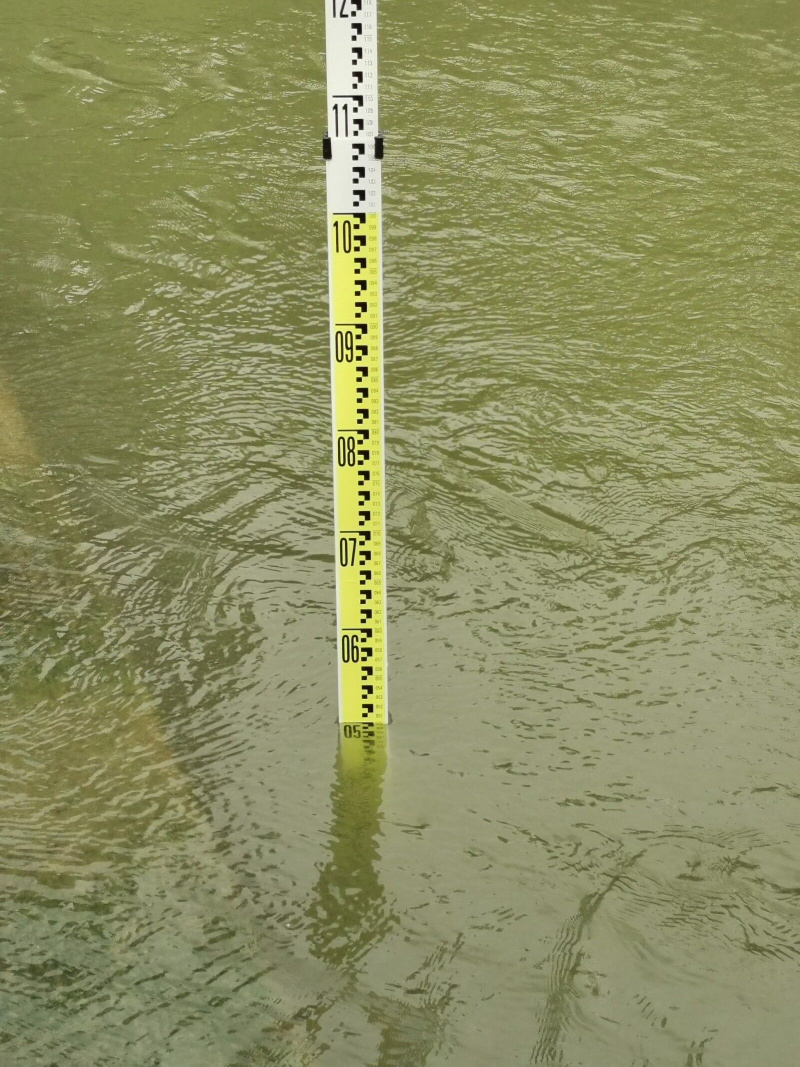
#> input picture water4.jpg, 1600 x 2133 px (shown at 1/2 size)
$ python raw.py   (older library calls are emulated)
#> lines starting #> are read from the running program, lines starting #| are printed output that depends on the picture; after the words box and inside, x2 and y2 are one past the last pixel; in counts of white or black regions, pixels touching at a corner belong together; long printed decimals are rounded
import cv2
from matplotlib import pyplot as plt
import os
import numpy as np


def cv_show(name, img):
    #
    cv2.imshow(name, img)
    cv2.waitKey()
    cv2.destroyAllWindows()


# plt显示彩色图片
def plt_show0(img):
    b, g, r = cv2.split(img)
    img = cv2.merge([r, g, b])
    plt.imshow(img)
    plt.show()


# plt显示灰度图片
def plt_show(img):
    plt.imshow(img, cmap='gray')
    plt.show()


def gray_guss(image):
    image = cv2.GaussianBlur(image, (3, 3), 0)
    gray_image = cv2.cvtColor(image, cv2.COLOR_RGB2GRAY)
    return gray_image


def plt_show(img):
    plt.imshow(img, cmap='gray')
    plt.show()


###水面识别
def cleanlines(lines):
    # 清除重复的线条
    for lineindex, line in enumerate(lines):
        if line[0] < 0:
            lines[lineindex][0] = -line[0]
            lines[lineindex][1] = line[1] - np.pi
    newlines = []
    # newlines.append(lines.pop(6))
    for line in lines:
        flag = 0
        for newline in newlines:
            if ((abs(line[0] - newline[0]) < 10) & (abs(line[1] - newline[1]) < 0.2)):
                flag = 1
        if (flag == 0):
            newlines.append(line)
    return newlines


def IntersectionPoints(lines):
    # 求出交点
    points = []
    horLine = []  # 横线
    verLine = []  # 竖线
    horLine_max = []

    for line in lines:
        if ((line[1] > (0 - 0.1)) & (line[1] < (0 + 0.1))):
            horLine_max.append(line)
        else:  # if((line[1] < (np.pi / 4.)) or (line[1] > (3. * np.pi / 4.0))):
            verLine.append(line)
    a = np.array(horLine_max)
    a = a[np.lexsort(-a.T)]
    horLine = [a[0]]  # 取rho最大的horline
    lines_temp = verLine
    newlines = []
    if len(lines_temp) > 3:  # 多于三条直线的，取 rho 值最大的三条
        for i in range(3):
            newlines.append(lines_temp[np.argmax(lines_temp, axis=0)[0]])
            lines_temp.pop(np.argmax(lines_temp, axis=0)[0])  # 删除 rho 最大的直线
        verLine = newlines
    else:
        verLine = lines_temp

    #    print('horLine_max=', horLine_max)
    #    print('horLine=', horLine)
    #    print('verLine=', verLine)
    for l1 in horLine:
        for l2 in verLine:
            a = np.array([
                [np.cos(l1[1]), np.sin(l1[1])],
                [np.cos(l2[1]), np.sin(l2[1])]
            ])
            b = np.array([l1[0], l2[0]])
            points.append(np.linalg.solve(a, b))
        return points


img = cv2.imread('water4.jpg')
#> img is the input picture: shape (2133, 1600, 3); mean B, G, R 96.8, 143.1, 140.4
width = 400
high = int(img.shape[0] * width / img.shape[1])
#> high = 533
image = cv2.resize(img, (width, high))
imgBlur = cv2.GaussianBlur(image, (9, 9), 0)
gray = cv2.cvtColor(imgBlur, cv2.COLOR_BGR2GRAY)  # 灰度化处理
Blur = gray.astype("uint8")

x = cv2.Sobel(gray, cv2.CV_16S, 1, 0)
y = cv2.Sobel(gray, cv2.CV_16S, 0, 1)
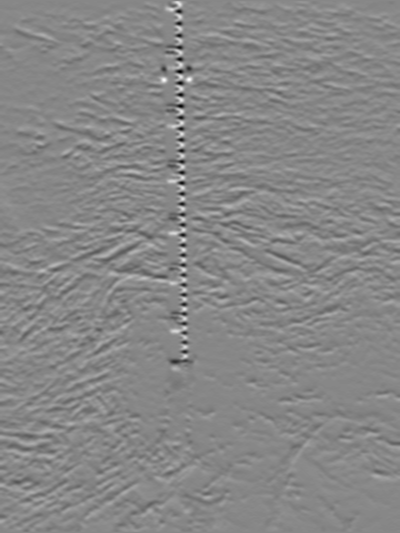
#> y: shape (533, 400) int16; min -263, max 232, mean 0; drawn with min black and max white

absX = cv2.convertScaleAbs(x)  # 转回uint8
absY = cv2.convertScaleAbs(y)

dst = cv2.addWeighted(absX, 0.5, absY, 0.5, 0)

ret, dst2 = cv2.threshold(absX, 0, 255, cv2.THRESH_BINARY + cv2.THRESH_OTSU)
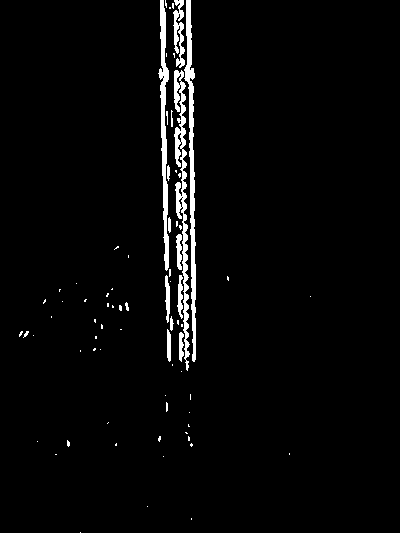
#> dst2: shape (533, 400); 3% white; 74 white regions (60 under 20 px), largest, box (x1, y1, x2, y2) and area: (174, 70, 190, 371) 1677, (184, 0, 196, 362) 1655, (158, 0, 169, 271) 1299
#> ret = 61
# cv2.imshow("dst2",dst2)

ret, dst3 = cv2.threshold(Blur, 0, 255, cv2.THRESH_BINARY + cv2.THRESH_OTSU)
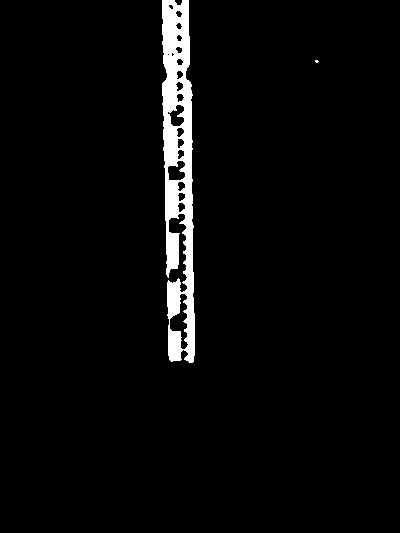
#> dst3: shape (533, 400); 3.6% white; 2 white regions (1 under 20 px), largest, box (x1, y1, x2, y2) and area: (162, 0, 195, 363) 7651
#> ret = 167
kernel1 = cv2.getStructuringElement(cv2.MORPH_RECT, (20, 14))  # 腐蚀矩阵
iFushi = cv2.morphologyEx(dst3, cv2.MORPH_DILATE, kernel1)  # 对文字腐蚀运算
#> iFushi: shape (533, 400); 8.3% white; 2 white regions, box (x1, y1, x2, y2) and area: (153, 0, 205, 370) 17350, (306, 54, 329, 70) 365
kernel2 = cv2.getStructuringElement(cv2.MORPH_RECT, (20, 30))  # 膨胀矩阵
iPengzhang = cv2.morphologyEx(iFushi, cv2.MORPH_ERODE, kernel2)  # 对背景进行膨胀运算
#> iPengzhang: shape (533, 400); 4.5% white; 1 white region, box (x1, y1, x2, y2) and area: (163, 0, 196, 356) 9598
edges = cv2.Canny(iPengzhang, 50, 100, apertureSize=3)
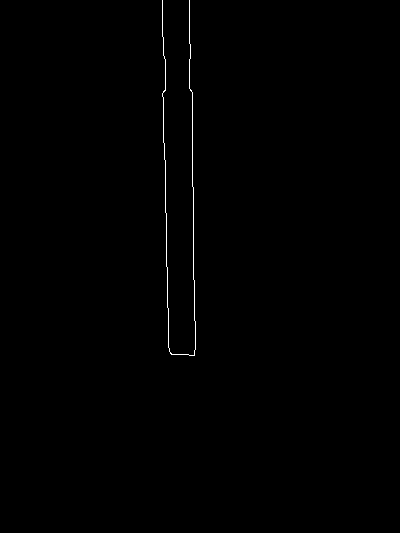
#> edges: shape (533, 400); 0.35% white in thin lines or dots, all inside (x1, y1, x2, y2) = (162, 0, 196, 356)
minLineLength = 10
maxLineGap = 5
# ρ表示从原点到直线的垂直距离，θ表示直线的垂线与横轴顺时针方向的夹角
lines = cv2.HoughLines(edges, 1, np.pi / 180, 20)  # 返回（ρ，θ）,ρ的单位是像素，θ是弧度，三轴矩阵
#> lines = 64 rows, first 8: [-189, 3.12], [-162, 3.12], [192, 0], [165, 0], [-158, 3.11], [189, 0], [-186, 3.11], [163, 0]
lines = [line[0] for line in lines.tolist()]  # 转成 list
#> lines = 64 pairs, first value -189 to 344, second value 0 to 3.12
lines = cleanlines(lines)
#> the loop in cleanlines, `for lineindex, line in enumerate(lines):` made 64 passes
#> line on passes 1 to 12: [-189, 3.12], [-162, 3.12], [192, 0], [165, 0], [-158, 3.11], [189, 0], [-186, 3.11], [163, 0], [197, 0.0175], [-183, 3.11], [-156, 3.09], [194, 0.0175]
#> after the loop in cleanlines, `for lineindex, line in enumerate(lines):`: lines = 64 pairs, first value 140 to 344, second value -0.157 to 1.62
#> the loop in cleanlines, `for line in lines:` made 64 passes
#> line on passes 1 to 12: [189, -0.0175], [162, -0.0175], [192, 0], [165, 0], [158, -0.0349], [189, 0], [186, -0.0349], [163, 0], [197, 0.0175], [183, -0.0349], [156, -0.0524], [194, 0.0175]
#> after the loop in cleanlines, `for line in lines:`: newlines = [[189, -0.0175], [162, -0.0175], [172, 0.0175], [151, -0.0524], [199, 0.0175], [212, 0.0524], [140, -0.0873], [344, 1.62]]
#> lines has the same summary as newlines in cleanlines
points = IntersectionPoints(lines)  # 找到交点，求平均值
#> the loop in IntersectionPoints, `for line in lines:` made 8 passes
#> after the loop in IntersectionPoints, `for line in lines:`: horLine_max = [[189, -0.0175], [162, -0.0175], [172, 0.0175], [151, -0.0524], [199, 0.0175], [212, 0.0524], [140, -0.0873]]; verLine = [[344, 1.62]]
#> in IntersectionPoints, `a = np.array(horLine_max)`: a has the same summary as horLine_max
#> in IntersectionPoints, `a = a[np.lexsort(-a.T)]`: a = [[212, 0.0524], [199, 0.0175], [172, 0.0175], [189, -0.0175], [162, -0.0175], [151, -0.0524], [140, -0.0873]]
#> in IntersectionPoints, `horLine = [a[0]]`: horLine = [[212, 0.0524]]
#> in IntersectionPoints, `lines_temp = verLine`: lines_temp = [[344, 1.62]]
#> the loop in IntersectionPoints, `for l1 in horLine:` made 1 pass
#> after the loop in IntersectionPoints, `for l1 in horLine:`: points = [[193.7, 354.6]]
#> points = [[193.7, 354.6]]
# print('points=',points)

for line in lines:
    rho, theta = line
    # print("rho,theta=", rho, theta)
    a = np.cos(theta)
    b = np.sin(theta)
    x0 = a * rho
    y0 = b * rho
    x1 = int(x0 + 2000 * (-b))
    y1 = int(y0 + 2000 * (a))
    x2 = int(x0 - 2000 * (-b))
    y2 = int(y0 - 2000 * (a))
    # print((x1,y1),(x2,y2))
    cv2.line(edges, (x1, y1), (x2, y2), (255, 0, 0), 1)  # green，画出霍夫变换检测出来的直线
#> this loop made 8 passes
#> (rho, theta, a, b, x0, y0, x1, y1) on passes 1 to 8: (189, -0.0175, 1, -0.0175, 189, -3.3, 223, 1996), (162, -0.0175, 1, -0.0175, 162, -2.83, 196, 1996), (172, 0.0175, 1, 0.0175, 172, 3, 137, 2002), (151, -0.0524, 0.999, -0.0523, 150.8, -7.9, 255, 1989), (199, 0.0175, 1, 0.0175, 199, 3.47, 164, 2003), (212, 0.0524, 0.999, 0.0523, 211.7, 11.1, 107, 2008), (140, -0.0873, 0.996, -0.0872, 139.5, -12.2, 313, 1980), (344, 1.62, -0.0523, 0.999, -18, 343.5, -2015, 238)
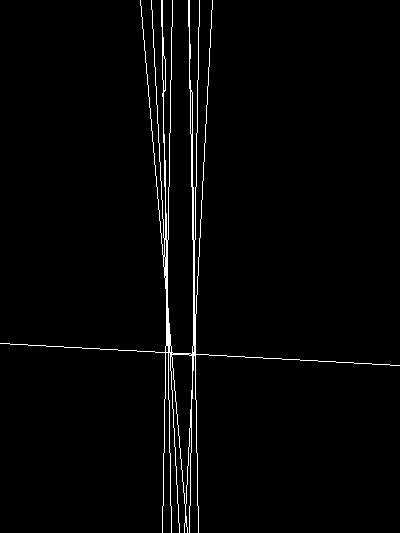
#> edges: shape (533, 400); 2.1% white in thin lines or dots

midx = np.mean([point[0] for point in points])
#> midx = 193.7
midy = np.mean([point[1] for point in points])
#> midy = 354.6
print('midx={},midy={}'.format(midx, midy))
#| midx=193.706,midy=354.624
cv2.circle(edges, (int(midx), int(midy)), 3, (255,0,0))
#> edges: shape (533, 400); 2.1% white in thin lines or dots
###


origin_image = cv2.imread('water4.jpg', 1)
height, width, channel = origin_image.shape
#> height = 2133; width = 1600; channel = 3
water = int(midy * height / high)
#> water = 1419
# print(water)
image1 = origin_image[0:height, 660:720]
# plt_show0(image1)
# 灰度处理
gray_image = cv2.cvtColor(image1, cv2.COLOR_RGB2GRAY)

# 自适应阈值处理
ret, image = cv2.threshold(gray_image, 0, 255, cv2.THRESH_OTSU)
#> ret = 153
# plt_show(image)

contours, hierarchy = cv2.findContours(image, cv2.RETR_EXTERNAL, cv2.CHAIN_APPROX_SIMPLE)
#> contours = 84 contours, 83 with area under 20; largest, box (x1, y1, x2, y2) and area: (0, 0, 60, 1476) 73373

# 水面分割
imgInfo1 = image1.shape
#> imgInfo1 = (2133, 60, 3)
height, width, channel = image1.shape
#> width = 60
# ruler_dst = image1[int(midy*height/high)-200:int(midy*height/high), 0:width]
ruler_dst = image1[int(water - 200):int(water), 0:width]
plt_show0(ruler_dst)

# 水尺图像二值化处理
image3 = cv2.GaussianBlur(ruler_dst, (3, 3), 0)
gray_image = cv2.cvtColor(image3, cv2.COLOR_RGB2GRAY)
# 线性灰度变换
ret, image4 = cv2.threshold(gray_image, 0, 255, cv2.THRESH_OTSU)
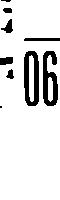
#> image4: shape (200, 60); 88% white; 9 black regions (2 under 20 px), largest, box (x1, y1, x2, y2) and area: (24, 51, 39, 106) 541, (43, 51, 58, 106) 514, (24, 38, 60, 41) 107
#> ret = 123
plt_show(image4)

# 黑底白字转为白底黑字
area_white = 0
area_black = 0
height, width = image4.shape
#> height = 200
for i in range(height):
    for j in range(width):
        if image4[i, j] == 255:
            area_white += 1
        else:
            area_black += 1
#> after the loop, area_black = 1444; area_white = 10556
if area_white > area_black:
    ret, image4 = cv2.threshold(gray_image, 0, 255, cv2.THRESH_OTSU | cv2.THRESH_BINARY_INV)
#> image4: shape (200, 60); 12% white; 9 white regions (2 under 20 px)
    plt_show(image4)

kernel = cv2.getStructuringElement(cv2.MORPH_RECT, (1, 1))
#> kernel = [1]
image5 = cv2.erode(image4, kernel)

# 数字轮廓检测
contours, hierarchy = cv2.findContours(image5, cv2.RETR_EXTERNAL, cv2.CHAIN_APPROX_SIMPLE)
#> contours = 9 contours, 2 with area under 20; largest, box (x1, y1, x2, y2) and area: (24, 51, 39, 106) 701, (43, 51, 58, 106) 550, (0, 57, 13, 65) 72, (24, 38, 60, 41) 70, (1, 19, 13, 33) 66, (6, 69, 14, 79) 36, (3, 8, 12, 13) 29
image6 = ruler_dst.copy()
cv2.drawContours(image6, contours, -1, (0, 255, 0), 1)
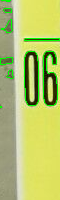
#> image6: shape (200, 60, 3); mean of channels 0, 1, 2 108.5, 197, 183.4; drawn as B, G, R
# plt_show0(image6)

# 数字提取
words = []
for item in contours:
    # cv2.boundingRect用一个最小的矩形，把找到的形状包起来
    word = []
    word_images = []
    rect = cv2.boundingRect(item)
    x = rect[0]
    y = rect[1]
    weight = rect[2]
    height = rect[3]
    word.append(x)
    word.append(y)
    word.append(weight)
    word.append(height)
    words.append(word)
#> this loop made 9 passes
#> (x, y, weight, height) on passes 2 to 9: (6, 69, 8, 10), (0, 57, 13, 8), (43, 51, 15, 55), (24, 51, 15, 55), (24, 38, 36, 3), (1, 19, 12, 14), (3, 8, 9, 5), (1, 0, 10, 2)
#> (item, x, y, weight, height) on pass 1: ([[0, 106], [0, 107], [1, 107], [1, 106]], 0, 106, 2, 2)
#> after the loop, words = [[0, 106, 2, 2], [6, 69, 8, 10], [0, 57, 13, 8], [43, 51, 15, 55], [24, 51, 15, 55], [24, 38, 36, 3], [1, 19, 12, 14], [3, 8, 9, 5], [1, 0, 10, 2]]

words = sorted(words, key=lambda s: s[0], reverse=False)
#> words = [[0, 106, 2, 2], [0, 57, 13, 8], [1, 19, 12, 14], [1, 0, 10, 2], [3, 8, 9, 5], [6, 69, 8, 10], [24, 51, 15, 55], [24, 38, 36, 3], [43, 51, 15, 55]]
i = 0
for word in words:
    if (word[3] > (word[2] * 3)) and (word[3] < (word[2] * 10)):
        i = i + 1
        image = image6[word[1]:word[1] + word[3], word[0]:word[0] + word[2]]
        word_images.append(image)
#> this loop made 9 passes
#> (word, i) on passes 7, 9: ([24, 51, 15, 55], 1), ([43, 51, 15, 55], 2)
#> after the loop, i = 2; word_images = 2 items

# 单独显示数字图片
#        plt_show(image)

for i, j in enumerate(word_images):
    plt.subplot(1, 2, i + 1)
    plt.imshow(word_images[i], cmap='gray')
#> this loop made 2 passes
# plt.show()


# 模板
template = ['0', '1', '2', '3', '4', '5', '6', '7', '8', '9']


# 读取一个文件夹下的所有图片，输入参数是文件名
def read_directory(directory_name):
    referImg_list = []
    for filename in os.listdir(directory_name):
        referImg_list.append(directory_name + "/" + filename)
    return referImg_list


for word_image in word_images:
    image = cv2.GaussianBlur(word_image, (3, 3), 0)
    gray_image = cv2.cvtColor(word_image, cv2.COLOR_RGB2GRAY)
    #    plt_show(gray_image)
    ret, image_ = cv2.threshold(gray_image, 0, 255, cv2.THRESH_OTSU)
#> ret = 104
    #    plt_show(image_)
    c_words = []
    for i in range(0, 10):
        c_word = read_directory('refer10\\' + template[i])
#> (the run stopped early here; a loop or call above may not have finished)
